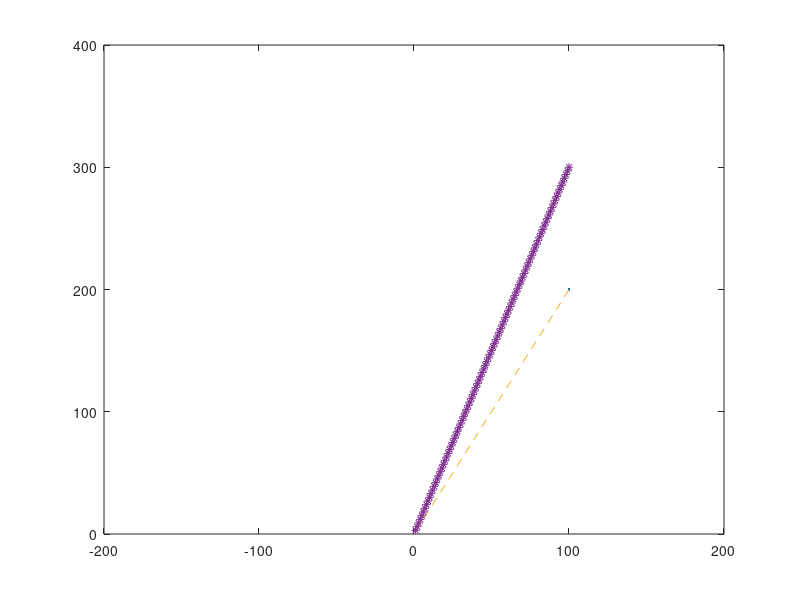

Write MATLAB code to recreate this figure.

x=1:100;
y=2*x;
yy=3*x;



 for k=1:length(x)
    plot(x(k),y(k),x(k),yy(k));
    
    hold on
    plot(x(1:k),y(1:k),'--',x(1:k),yy(1:k),'*')
    %stem(x(1:k),y(1:k),'k')
    xlim([-200 200])
    ylim([0 2*200])
    pause (0.1)
   if k~=length(x)
     clf
   end
end
